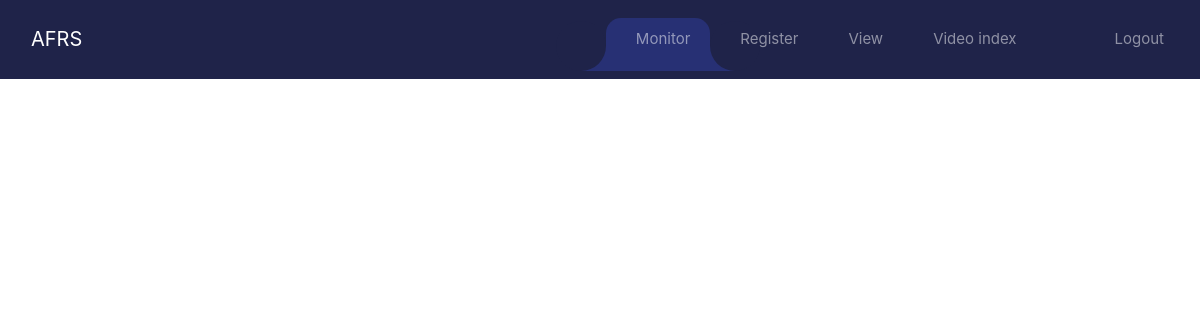
Before: / (signed in) with the older database file.
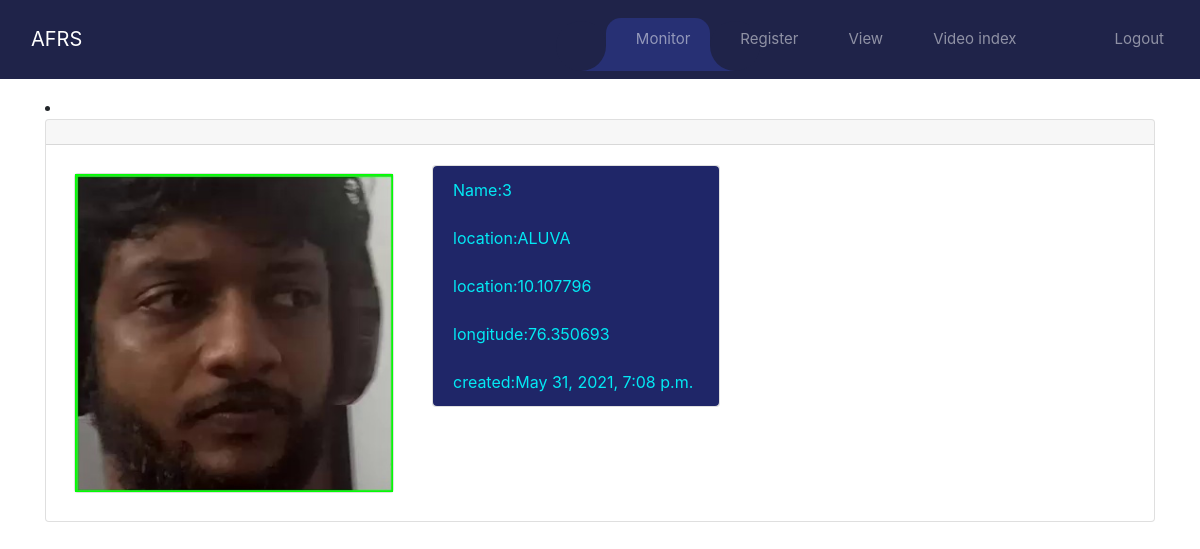
After: the same page with the newer database file.
### recognizer/models.py (models this page shows)
class Recognize(models.Model):
    image = models.ImageField(upload_to='myphoto/%Y/%m/%d/', null=True)
    location = models.CharField(max_length=100, default='no-locaton')
    latitude = models.FloatField(max_length=20, default=0.0)
    longitude = models.FloatField(max_length=20, default=0.0)
    image_taken_time = models.DateTimeField()
    created = models.DateTimeField(auto_now_add=True)
    face_id = models.ForeignKey(
        Face_image, on_delete=models.CASCADE
    )
    def __str__(self):
        return f"{self.face_id}-{self.image.name}"

### faceuploader/models.py (models this page shows)
class Face_image(models.Model):
    FCHOICES = (
        ('MISSING', 'Missing'),
        ('CRIMINAL', 'Criminal'),
    )
    photo = models.ImageField(upload_to="train_image")
    name = models.CharField(max_length=30)
    created = models.DateTimeField(auto_now_add=True, null=True)
    updated = models.DateTimeField(auto_now=True)
    dob = models.DateField()
    GCHOICES = (
        ('MALE', 'Male'),
        ('FEMALE', 'Female'),
    )
    gender = models.CharField(choices=GCHOICES, max_length=20, default='none')
    case = models.CharField(choices=FCHOICES, max_length=20, default='Missing')
    address = models.CharField(max_length=200, default='')
    missing_date = models.DateTimeField(default=now, blank=True)
    incident_location = models.CharField(max_length=200, default='')
    description = models.TextField(max_length=200, default='no data')
    def __str__(self):
        return f"{self.id}"

### faceuploader/views.py (the view)
# urls.py: path('', views.monitor, name='monitor'),
@login_required
def monitor(request):
    reco_face = Recognize.objects.all()
    print(reco_face)
    return render(request, 'faceuploader/monitor.html', {'reco_face': reco_face})

### faceuploader/templates/faceuploader/monitor.html (shortened to what this page needs)
{% extends "base.html" %}
{% load crispy_forms_tags %}
{% block content %}
{% for prs in reco_face %}
<li>
   <div class="card text-center">
     <div class="card-header">
     </div>
     <div class="card-body">
       <div class="row">
       <div class="col-sm-4">
         <div class="card m-2" >
           <img class="card-img-left" src="{{prs.image.url}}"alt="Card image cap">
         </div>
       </div>
       <div class="col-sm-2">
       <div class="card" style="width: 18rem;">
         <ul class="list-group list-group-flush">
          <li class="list-group-item d-flex">Name:{{prs.face_id|upper}}</li>
          <li class="list-group-item d-flex">location:{{prs.location}}</li>
          <li class="list-group-item d-flex">location:{{prs.latitude}}</li>
          <li class="list-group-item d-flex">longitude:{{prs.longitude}}</li>
          <li class="list-group-item d-flex">created:{{prs.created}}</li>
         </ul>
       </div>
     </div>
   </div>
     </div>
   </div>
   </li>
{% endfor %}
{% endblock content %}

Changed rows visible on the page:
added Recognize: image (picture), face_id "3", location "ALUVA", latitude "10.107796", longitude "76.350693", created "May 31, 2021, 7:08 p.m."
